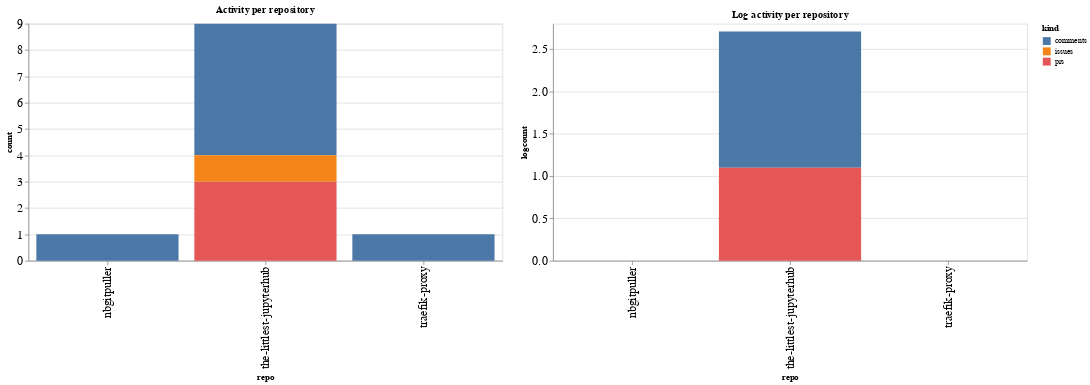

Write notebook code for a chart like this one.
### Code cell
ch1 = alt.Chart(repo_summaries, width=600, title="Activity per repository").mark_bar().encode(
    x='repo',
    y='count',
    color='kind',
    tooltip="kind"
)

ch2 = alt.Chart(repo_summaries, width=600, title="Log activity per repository").mark_bar().encode(
    x='repo',
    y='logcount',
    color='kind',
    tooltip="kind"
)

ch1 | ch2

### Figure 1 — Vega-Lite specification as saved in the notebook (floating-point values rounded to 4 significant figures)
{"config": {"axisLeft": {"labelFontSize": 15}, "axisBottom": {"labelFontSize": 15}}, "hconcat": [{"mark": "bar", "encoding": {"color": {"type": "nominal", "field": "kind"}, "tooltip": {"type": "nominal", "field": "kind"}, "x": {"type": "nominal", "field": "repo"}, "y": {"type": "quantitative", "field": "count"}}, "title": "Activity per repository", "width": 600}, {"mark": "bar", "encoding": {"color": {"type": "nominal", "field": "kind"}, "tooltip": {"type": "nominal", "field": "kind"}, "x": {"type": "nominal", "field": "repo"}, "y": {"type": "quantitative", "field": "logcount"}}, "title": "Log activity per repository", "width": 600}], "data": {"name": "data-9b68986c5b3d06b8aeb3e77e39e5928e"}, "$schema": "https://vega.github.io/schema/vega-lite/v4.8.1.json", "datasets": {"data-9b68986c5b3d06b8aeb3e77e39e5928e": [{"repo": "nbgitpuller", "kind": "comments", "count": 1, "logcount": 0.0}, {"repo": "the-littlest-jupyterhub", "kind": "comments", "count": 5, "logcount": 1.609}, {"repo": "the-littlest-jupyterhub", "kind": "issues", "count": 1, "logcount": 0.0}, {"repo": "the-littlest-jupyterhub", "kind": "prs", "count": 3, "logcount": 1.099}, {"repo": "traefik-proxy", "kind": "comments", "count": 1, "logcount": 0.0}]}}
